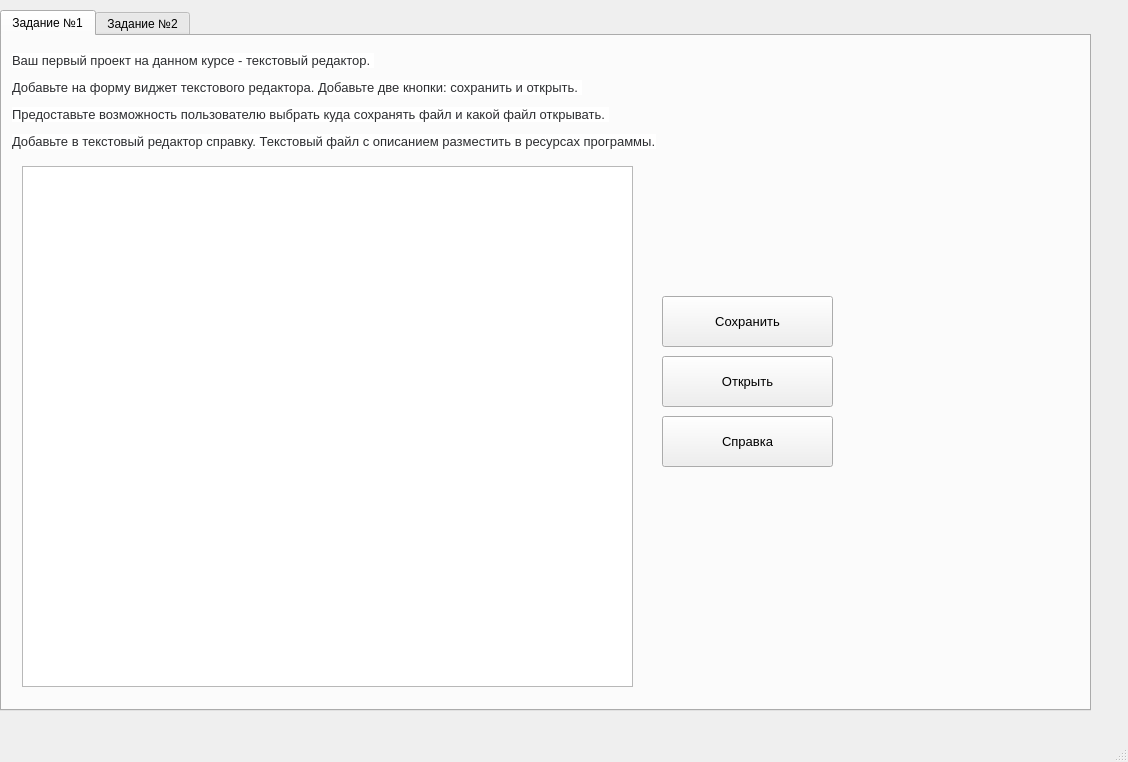
<?xml version="1.0" encoding="UTF-8"?>
<ui version="4.0">
 <class>MainWindow</class>
 <widget class="QMainWindow" name="MainWindow">
  <property name="geometry">
   <rect>
    <x>0</x>
    <y>0</y>
    <width>1128</width>
    <height>762</height>
   </rect>
  </property>
  <property name="windowTitle">
   <string>MainWindow</string>
  </property>
  <widget class="QWidget" name="centralwidget">
   <widget class="QTabWidget" name="tabWidget">
    <property name="geometry">
     <rect>
      <x>0</x>
      <y>10</y>
      <width>1091</width>
      <height>701</height>
     </rect>
    </property>
    <property name="currentIndex">
     <number>0</number>
    </property>
    <widget class="QWidget" name="tab">
     <attribute name="title">
      <string>Задание №1</string>
     </attribute>
     <widget class="QPlainTextEdit" name="plainTextEdit">
      <property name="geometry">
       <rect>
        <x>20</x>
        <y>130</y>
        <width>611</width>
        <height>521</height>
       </rect>
      </property>
      <property name="font">
       <font>
        <pointsize>12</pointsize>
       </font>
      </property>
     </widget>
     <widget class="QPushButton" name="Button_Save">
      <property name="geometry">
       <rect>
        <x>660</x>
        <y>260</y>
        <width>171</width>
        <height>51</height>
       </rect>
      </property>
      <property name="font">
       <font>
        <pointsize>10</pointsize>
       </font>
      </property>
      <property name="text">
       <string>Сохранить</string>
      </property>
     </widget>
     <widget class="QPushButton" name="Button_Open">
      <property name="geometry">
       <rect>
        <x>660</x>
        <y>320</y>
        <width>171</width>
        <height>51</height>
       </rect>
      </property>
      <property name="font">
       <font>
        <pointsize>10</pointsize>
       </font>
      </property>
      <property name="text">
       <string>Открыть</string>
      </property>
     </widget>
     <widget class="QPushButton" name="Button_Help">
      <property name="geometry">
       <rect>
        <x>660</x>
        <y>380</y>
        <width>171</width>
        <height>51</height>
       </rect>
      </property>
      <property name="font">
       <font>
        <pointsize>10</pointsize>
       </font>
      </property>
      <property name="text">
       <string>Справка</string>
      </property>
     </widget>
     <widget class="QLabel" name="label">
      <property name="geometry">
       <rect>
        <x>10</x>
        <y>0</y>
        <width>931</width>
        <height>131</height>
       </rect>
      </property>
      <property name="text">
       <string>&lt;html&gt;&lt;head/&gt;&lt;body&gt;&lt;p&gt;&lt;span style=&quot; font-family:'Helvetica','sans-serif'; font-size:10pt; color:#2c2d30; background-color:#ffffff;&quot;&gt;Ваш первый проект на данном курсе - текстовый редактор. &lt;/span&gt;&lt;/p&gt;&lt;p&gt;&lt;span style=&quot; font-family:'Helvetica','sans-serif'; font-size:10pt; color:#2c2d30; background-color:#ffffff;&quot;&gt;Добавьте на форму виджет текстового редактора. Добавьте две кнопки: сохранить и открыть. &lt;/span&gt;&lt;/p&gt;&lt;p&gt;&lt;span style=&quot; font-family:'Helvetica','sans-serif'; font-size:10pt; color:#2c2d30; background-color:#ffffff;&quot;&gt;Предоставьте возможность пользователю выбрать куда сохранять файл и какой файл открывать. &lt;/span&gt;&lt;/p&gt;&lt;p&gt;&lt;span style=&quot; font-family:'Helvetica','sans-serif'; font-size:10pt; color:#2c2d30; background-color:#ffffff;&quot;&gt;Добавьте в текстовый редактор справку. Текстовый файл с описанием разместить в ресурсах программы.&lt;/span&gt;&lt;/p&gt;&lt;/body&gt;&lt;/html&gt;</string>
      </property>
     </widget>
    </widget>
    <widget class="QWidget" name="tab_2">
     <attribute name="title">
      <string>Задание №2</string>
     </attribute>
     <widget class="QLabel" name="label_2">
      <property name="geometry">
       <rect>
        <x>10</x>
        <y>10</y>
        <width>951</width>
        <height>161</height>
       </rect>
      </property>
      <property name="text">
       <string>&lt;html&gt;&lt;head/&gt;&lt;body&gt;&lt;p&gt;&lt;span style=&quot; font-family:'Helvetica','sans-serif'; font-size:10pt; color:#2c2d30; background-color:#ffffff;&quot;&gt;В этом задании нужно создать парсер Авито (будем рассматривать только Москву). &lt;/span&gt;&lt;/p&gt;&lt;p&gt;&lt;span style=&quot; font-family:'Helvetica','sans-serif'; font-size:10pt; color:#2c2d30; background-color:#ffffff;&quot;&gt;Пользователь должен иметь возможность вводить запрос (то, что он хочет найти). &lt;/span&gt;&lt;/p&gt;&lt;p&gt;&lt;span style=&quot; font-family:'Helvetica','sans-serif'; font-size:10pt; color:#2c2d30; background-color:#ffffff;&quot;&gt;После этого с сайта авито с первой страницы нужно получить следующую информацию: &lt;/span&gt;&lt;/p&gt;&lt;p&gt;&lt;span style=&quot; font-family:'Helvetica','sans-serif'; font-size:10pt; color:#2c2d30; background-color:#ffffff;&quot;&gt;название объявления, ссылку на объявление, цена, метро (если есть), сколько метров от метро (если есть). &lt;/span&gt;&lt;/p&gt;&lt;p&gt;&lt;span style=&quot; font-family:'Helvetica','sans-serif'; font-size:10pt; color:#2c2d30; background-color:#ffffff;&quot;&gt;Эту информацию нужно отобразить в виде таблицы.&lt;/span&gt;&lt;/p&gt;&lt;/body&gt;&lt;/html&gt;</string>
      </property>
     </widget>
     <widget class="QTableWidget" name="tableWidget">
      <property name="geometry">
       <rect>
        <x>10</x>
        <y>250</y>
        <width>821</width>
        <height>201</height>
       </rect>
      </property>
     </widget>
     <widget class="QPushButton" name="Button_Find">
      <property name="geometry">
       <rect>
        <x>850</x>
        <y>190</y>
        <width>141</width>
        <height>51</height>
       </rect>
      </property>
      <property name="font">
       <font>
        <pointsize>10</pointsize>
       </font>
      </property>
      <property name="text">
       <string>Поиск</string>
      </property>
     </widget>
     <widget class="QLineEdit" name="lineEdit">
      <property name="geometry">
       <rect>
        <x>140</x>
        <y>200</y>
        <width>641</width>
        <height>31</height>
       </rect>
      </property>
     </widget>
     <widget class="QLabel" name="label_3">
      <property name="geometry">
       <rect>
        <x>10</x>
        <y>200</y>
        <width>141</width>
        <height>31</height>
       </rect>
      </property>
      <property name="font">
       <font>
        <pointsize>10</pointsize>
       </font>
      </property>
      <property name="text">
       <string>Введите запрос:</string>
      </property>
     </widget>
    </widget>
   </widget>
  </widget>
  <widget class="QMenuBar" name="menubar">
   <property name="geometry">
    <rect>
     <x>0</x>
     <y>0</y>
     <width>1128</width>
     <height>26</height>
    </rect>
   </property>
  </widget>
  <widget class="QStatusBar" name="statusbar"/>
 </widget>
 <resources/>
 <connections/>
</ui>
